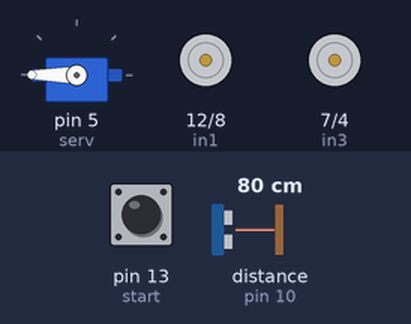
Simulated run of this sketch. Board: Arduino Uno, built with avr-gcc and run on an emulated ATmega328P. Parts: servo, motor-driver pin pairs drawn as motors (green arrow = first pin HIGH = forward, orange = second pin HIGH = backward, longer = more drive, scaled by the enable pin). The inputs (shaded band) are chosen by the test bench; at power-on: distance to the obstacle (sensor on pin 10) 80 cm, pin 13 (start) HIGH. The echo pulse lasts 58.3 µs per cm.

Above: at 4.7 s.
4.8 s: distance to the obstacle (sensor on pin 10) set to 42 cm
At 6.7 s:
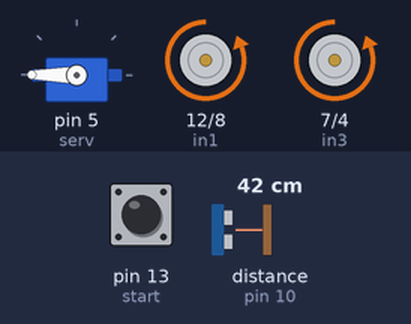
7.8 s: distance to the obstacle (sensor on pin 10) set to 36 cm
At 9.7 s:
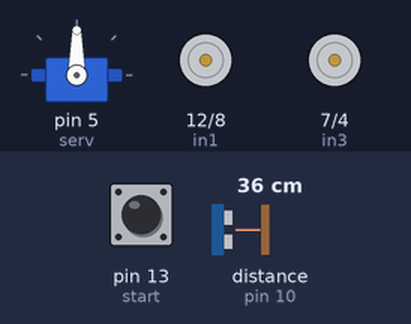
10.0 s: distance to the obstacle (sensor on pin 10) set to 25 cm
At 12.27 s:
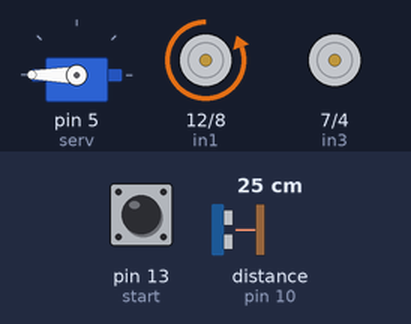
13.0 s: distance to the obstacle (sensor on pin 10) set to 23 cm
Timing chart, 0 to 15.5 s (numbered marks = the images above; inputs shaded):
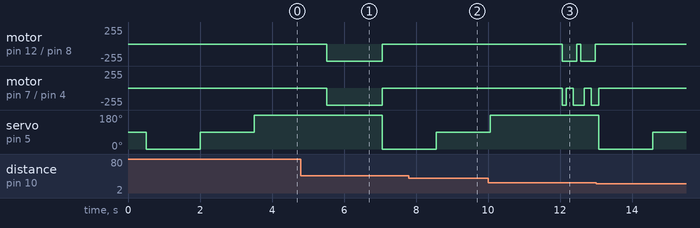

Measured:
- the behaviour switches between 40 and 39 cm on distance to the obstacle (sensor on pin 10) (found by bisection; images 1 and 2)
- by itself, motor on pin 12 (in1) / pin 8 (in2): alternates backward 255/255 for 0.40 s and stopped for 0.10 s

The sketch:

Maze_solver_algorithm_logic.ino
```cpp
#include <Servo.h>                                        // this library is used for servo initiation
#include "NewPing.h"                                      // this library is used for ultrasonic initiation

////
int i=0;
//

int serv = 5;                                    // Servo pin

//motor A
int enA  = 11;                                   // Right
int in1  = 12;                                   // Right backward
int in2  = 8;                                    // Right foreward

// Motor B
int enB   = 6;                                    // Left
int in3   = 7;                                    // Left backward
int in4   = 4;                                    // Left - forward

int pos   = 0;                                    // variable to store the servo position
int start = 13;                                   // this the start push button
int Rightdist1;                                   // cotain the right distance
int Leftdist1;                                    // cotain the left distance
int foreward;
int timediv1;                                     // it is use for scaling the time
int timediv2;                                     // it is use for scaling the time
int d = 15;                                       // it indicates the margin distance
int scantime = 1500;                              // the asigned for scaning
int  num_time;
int scannum = 0;

//Ultrasonic pins
// Hook up HC-SR04 with Trig to Arduino Pin 9, Echo to Arduino pin 10
#define TRIGGER_PIN 9
#define ECHO_PIN    10
#define MAX_DISTANCE 1000	                             // Maximum distance we want to ping for (in centimeters).
NewPing sonar(TRIGGER_PIN, ECHO_PIN, MAX_DISTANCE);    // NewPing setup of pins and maximum distance.
Servo myservo;


void setup() {
  /////////////////
  digitalWrite(enB, 120);
  digitalWrite(enA, 100);
  ///////////////////
  myservo.attach(serv);
  pinMode(enA, OUTPUT);
  pinMode(in1, OUTPUT);
  pinMode(in2, OUTPUT);
  pinMode(enB, OUTPUT);
  pinMode(in3, OUTPUT);
  pinMode(in4, OUTPUT);
  pinMode(start,INPUT_PULLUP);
  Serial.begin(9600);

  while(digitalRead(start) == 0){          // this is a loop which needs press push button to start the robot functions
    delay(100);
  }
 delay(500);
}

void loop() {
  stop();
  scan();
  if(scannum>=2){
    stop();
    digitalWrite(in1,HIGH);
    digitalWrite(in3,HIGH);
    delay(500);
    stop();
    scannum = 0;
  }
    if (foreward >= d ){
    num_time = foreward / 3;
    for (int i =0 ; i < 0.55*num_time ; i++){               //defining the safaty factor
      go();
      delay(100);
      Leftdist1 = sonar.ping_cm();
      if(Leftdist1 <40){
        if(Leftdist1 >20  ){
        i += 3;
        stop();
        digitalWrite(in2 , HIGH);
        delay(200);
        digitalWrite(in4 , HIGH);
        delay(100);
        digitalWrite(in2 , LOW);
        delay(100);
        stop();
      }
      if(Leftdist1 <10){
        i += 3;
        stop();
        digitalWrite(in4 , HIGH);
        delay(200);
        digitalWrite(in2 , HIGH);
        delay(100);
        digitalWrite(in4 , LOW);
        delay(100);
        stop();
      }
      }
      }}
      else if((Rightdist1 - Leftdist1) > 10 ) {turn_right();}
      else if((Leftdist1 - Rightdist1) > 10 ) {turn_left();}
      else if (Rightdist1 > 30  &&  Leftdist1 >35  && foreward > 35 ){ stop();}
     }

//--------------------scaning the environment---------------------------
void scan(){
  scannum += 1;
 stop();
 myservo.write(0);
 delay(scantime);
 Rightdist1 = sonar.ping_cm();
 myservo.write(90);
 delay(scantime);
 foreward = sonar.ping_cm();
 myservo.write(180);
 delay(scantime);
 Leftdist1 = sonar.ping_cm();
 delay(500);
}

//----------------going foreward------------------------------------
void go(){
  digitalWrite(in2, HIGH);
  digitalWrite(in4, HIGH);
  scannum = 0;
  }


//----------------tuen off the motors-----------------------------
void stop(){
   digitalWrite(in1, LOW);
   digitalWrite(in2, LOW);
   digitalWrite(in3, LOW);
   digitalWrite(in4, LOW);

}


//-------------------TURN LEFT----------------------------
void turn_left(){
   digitalWrite(in4,LOW);
   digitalWrite(in1,LOW);
   digitalWrite(in2, HIGH);
   digitalWrite(in3, HIGH);
   delay(500);
   digitalWrite(in2, LOW);
   digitalWrite(in3, LOW);
   delay(100);
   scannum = 0;
}


//---------------------TURN RIGHT------------------------
void turn_right(){
  digitalWrite(in2,LOW);
  digitalWrite(in3,LOW);
  digitalWrite(in4, HIGH);
  digitalWrite(in1, HIGH);
  delay(500);
  digitalWrite(in4, LOW);
  digitalWrite(in1, LOW);
  delay(100);
  scannum = 0;
}


void sidetune(){                                                //this function is used to keep the robot in the middle of the road
      scannum = 0;
if(Rightdist1 >= 40  |  Leftdist1 >= 40){
}
  else{
    if(Rightdist1>20){
    timediv1 = 200;
    timediv2 = 150;
    turn_right();
    digitalWrite(in2, HIGH);
    digitalWrite(in4, HIGH);
    delay(timediv1);
    stop();
    turn_left();
  }
  else if(Leftdist1>20){
    timediv1 = 200;
    timediv2 = 200;
    turn_left();
    digitalWrite(in2, HIGH);
    digitalWrite(in4, HIGH);
    delay(timediv1);
    stop();
    turn_right();
  }
  }
}
```
